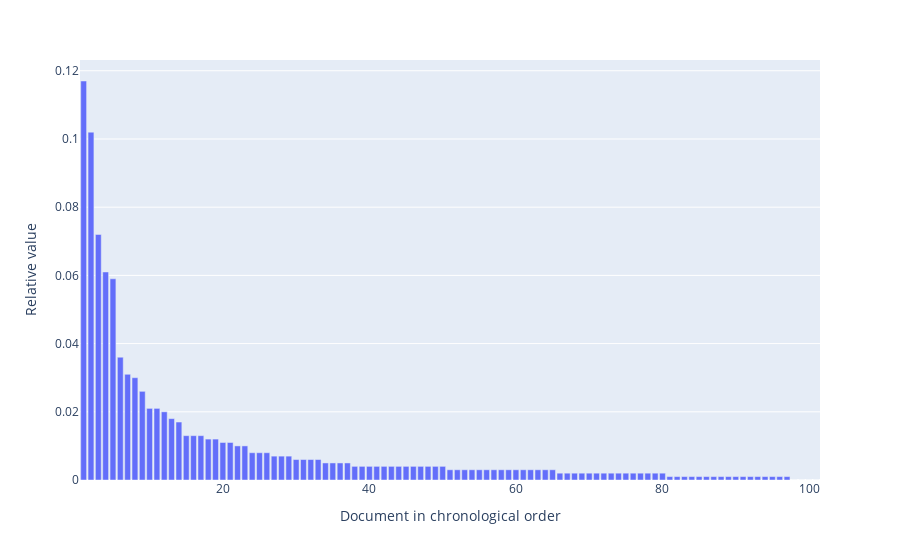

Notebook source saved alongside this figure:
### Code cell
x_var = new_df.index + 1
y_var = 'relative value'


fig = px.bar(new_df.sort_values(by=y_var, ascending=False), 
            x = x_var, 
            y = y_var,
            hover_data=['author','title', 'year', 'relative value'])
             
# Update x-axis label
fig.update_xaxes(title_text='Document in chronological order')

# Update y-axis label
fig.update_yaxes(title_text='Relative value') 
print ('\nThe presens of sentences with lighting technologies and sensational words.\n'\
             'We have the relative frequency of those sentences compared to all sentences in each novel.')
fig.show()

### Figure 1 — Plotly figure (JSON) as saved in the notebook; plotly's stock layout.template omitted (floating-point values rounded to 4 significant figures; data arrays with more than 128 entries replaced by an {"elided": "..."} marker saying what was removed)
{"data": [{"alignmentgroup": "True", "customdata": {"elided": "101x3 mixed values"}, "hovertemplate": "x=%{x}<br>relative value=%{y}<br>author=%{customdata[0]}<br>title=%{customdata[1]}<br>year=%{customdata[2]}<extra></extra>", "legendgroup": "", "marker": {"color": "#636efa", "pattern": {"shape": ""}}, "name": "", "offsetgroup": "", "orientation": "v", "showlegend": false, "textposition": "auto", "type": "bar", "x": [1, 2, 3, 4, 5, 6, 7, 8, 9, 10, 11, 12, 13, 14, 15, 16, 17, 18, 19, 20, 21, 22, 23, 24, 25, 26, 27, 28, 29, 30, 31, 32, 33, 34, 35, 36, 37, 38, 39, 40, 41, 42, 43, 44, 45, 46, 47, 48, 49, 50, 51, 52, 53, 54, 55, 56, 57, 58, 59, 60, 61, 62, 63, 64, 65, 66, 67, 68, 69, 70, 71, 72, 73, 74, 75, 76, 77, 78, 79, 80, 81, 82, 83, 84, 85, 86, 87, 88, 89, 90, 91, 92, 93, 94, 95, 96, 97, 98, 99, 100, 101], "xaxis": "x", "y": [0.117, 0.102, 0.072, 0.061, 0.059, 0.036, 0.031, 0.03, 0.026, 0.021, 0.021, 0.02, 0.018, 0.017, 0.013, 0.013, 0.013, 0.012, 0.012, 0.011, 0.011, 0.01, 0.01, 0.008, 0.008, 0.008, 0.007, 0.007, 0.007, 0.006, 0.006, 0.006, 0.006, 0.005, 0.005, 0.005, 0.005, 0.004, 0.004, 0.004, 0.004, 0.004, 0.004, 0.004, 0.004, 0.004, 0.004, 0.004, 0.004, 0.004, 0.003, 0.003, 0.003, 0.003, 0.003, 0.003, 0.003, 0.003, 0.003, 0.003, 0.003, 0.003, 0.003, 0.003, 0.003, 0.002, 0.002, 0.002, 0.002, 0.002, 0.002, 0.002, 0.002, 0.002, 0.002, 0.002, 0.002, 0.002, 0.002, 0.002, 0.001, 0.001, 0.001, 0.001, 0.001, 0.001, 0.001, 0.001, 0.001, 0.001, 0.001, 0.001, 0.001, 0.001, 0.001, 0.001, 0.001, 0, 0, 0, 0], "yaxis": "y"}], "layout": {"barmode": "relative", "legend": {"tracegroupgap": 0}, "margin": {"t": 60}, "xaxis": {"anchor": "y", "domain": [0, 1], "title": {"text": "Document in chronological order"}}, "yaxis": {"anchor": "x", "domain": [0, 1], "title": {"text": "Relative value"}}}}
